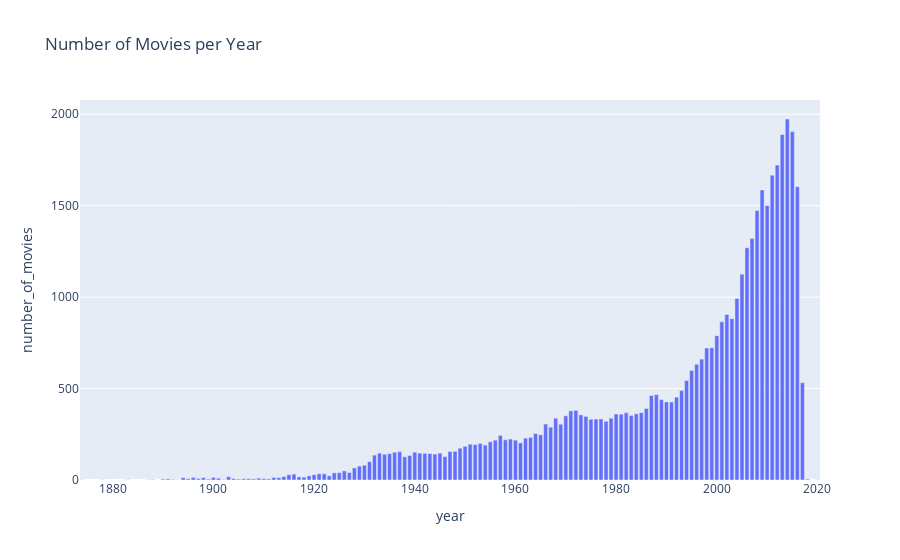

The code cell stored with this chart in its notebook:
### Code cell
ask_agent("get the number of movies per each year, plot a bar graph using plotly, don't give me code")

### Figure 1 — Plotly figure (JSON) as saved in the notebook; plotly's stock layout.template omitted (floating-point values rounded to 4 significant figures; data arrays with more than 128 entries replaced by an {"elided": "..."} marker saying what was removed)
{"data": [{"alignmentgroup": "True", "hovertemplate": "year=%{x}<br>number_of_movies=%{y}<extra></extra>", "legendgroup": "", "marker": {"color": "#636efa", "pattern": {"shape": ""}}, "name": "", "offsetgroup": "", "orientation": "v", "showlegend": false, "textposition": "auto", "type": "bar", "x": {"elided": "135 int values"}, "xaxis": "x", "y": {"elided": "135 int values"}, "yaxis": "y"}], "layout": {"barmode": "relative", "legend": {"tracegroupgap": 0}, "title": {"text": "Number of Movies per Year"}, "xaxis": {"anchor": "y", "domain": [0, 1], "title": {"text": "year"}}, "yaxis": {"anchor": "x", "domain": [0, 1], "title": {"text": "number_of_movies"}}}}
